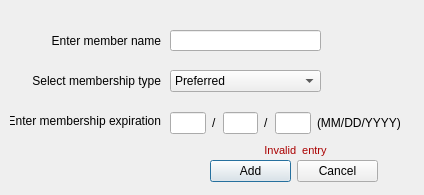
<?xml version="1.0" encoding="UTF-8"?>
<ui version="4.0">
 <class>AddMemberPopUp</class>
 <widget class="QDialog" name="AddMemberPopUp">
  <property name="geometry">
   <rect>
    <x>0</x>
    <y>0</y>
    <width>424</width>
    <height>195</height>
   </rect>
  </property>
  <property name="windowTitle">
   <string>Add Basic Member</string>
  </property>
  <widget class="QLabel" name="enterMemberNameLabel">
   <property name="geometry">
    <rect>
     <x>50</x>
     <y>30</y>
     <width>111</width>
     <height>21</height>
    </rect>
   </property>
   <property name="text">
    <string>Enter member name</string>
   </property>
   <property name="alignment">
    <set>Qt::AlignRight|Qt::AlignTrailing|Qt::AlignVCenter</set>
   </property>
  </widget>
  <widget class="QLineEdit" name="enterMemberNameLineEdit">
   <property name="geometry">
    <rect>
     <x>170</x>
     <y>30</y>
     <width>151</width>
     <height>21</height>
    </rect>
   </property>
  </widget>
  <widget class="QLabel" name="selectTypeLabel">
   <property name="geometry">
    <rect>
     <x>30</x>
     <y>70</y>
     <width>131</width>
     <height>21</height>
    </rect>
   </property>
   <property name="text">
    <string>Select membership type</string>
   </property>
   <property name="alignment">
    <set>Qt::AlignRight|Qt::AlignTrailing|Qt::AlignVCenter</set>
   </property>
  </widget>
  <widget class="QComboBox" name="selectTypeComboBox">
   <property name="geometry">
    <rect>
     <x>170</x>
     <y>70</y>
     <width>151</width>
     <height>22</height>
    </rect>
   </property>
   <item>
    <property name="text">
     <string>Preferred</string>
    </property>
   </item>
   <item>
    <property name="text">
     <string>Basic</string>
    </property>
   </item>
  </widget>
  <widget class="QWidget" name="layoutWidget">
   <property name="geometry">
    <rect>
     <x>210</x>
     <y>160</y>
     <width>168</width>
     <height>23</height>
    </rect>
   </property>
   <layout class="QHBoxLayout" name="horizontalLayout">
    <item>
     <widget class="QPushButton" name="addMemberPushButton">
      <property name="text">
       <string>Add</string>
      </property>
     </widget>
    </item>
    <item>
     <widget class="QPushButton" name="cancelAddMemberPushButton">
      <property name="text">
       <string>Cancel</string>
      </property>
     </widget>
    </item>
   </layout>
  </widget>
  <widget class="QLabel" name="enterMemberExpirationLabel">
   <property name="geometry">
    <rect>
     <x>10</x>
     <y>110</y>
     <width>151</width>
     <height>21</height>
    </rect>
   </property>
   <property name="text">
    <string>Enter membership expiration</string>
   </property>
   <property name="alignment">
    <set>Qt::AlignRight|Qt::AlignTrailing|Qt::AlignVCenter</set>
   </property>
  </widget>
  <widget class="QLabel" name="addMemberInvalidEntryLabel">
   <property name="geometry">
    <rect>
     <x>240</x>
     <y>140</y>
     <width>111</width>
     <height>21</height>
    </rect>
   </property>
   <property name="font">
    <font>
     <pointsize>8</pointsize>
    </font>
   </property>
   <property name="styleSheet">
    <string notr="true">color: rgb(170, 0, 0);</string>
   </property>
   <property name="text">
    <string>Invalid  entry</string>
   </property>
   <property name="alignment">
    <set>Qt::AlignCenter</set>
   </property>
  </widget>
  <widget class="QWidget" name="layoutWidget">
   <property name="geometry">
    <rect>
     <x>170</x>
     <y>110</y>
     <width>231</width>
     <height>26</height>
    </rect>
   </property>
   <layout class="QHBoxLayout" name="horizontalLayout_3">
    <item>
     <layout class="QHBoxLayout" name="horizontalLayout_2">
      <item>
       <widget class="QLineEdit" name="enterMemberExpirationMonthLineEdit"/>
      </item>
      <item>
       <widget class="QLabel" name="slashLabel_1">
        <property name="font">
         <font>
          <pointsize>9</pointsize>
         </font>
        </property>
        <property name="text">
         <string>/</string>
        </property>
       </widget>
      </item>
      <item>
       <widget class="QLineEdit" name="enterMemberExpirationDayLineEdit"/>
      </item>
      <item>
       <widget class="QLabel" name="slashLabel_2">
        <property name="font">
         <font>
          <pointsize>9</pointsize>
         </font>
        </property>
        <property name="text">
         <string>/</string>
        </property>
       </widget>
      </item>
      <item>
       <widget class="QLineEdit" name="enterMemberExpirationYearLineEdit"/>
      </item>
     </layout>
    </item>
    <item>
     <widget class="QLabel" name="enterMemberExpirationFormatLabel">
      <property name="text">
       <string>(MM/DD/YYYY)</string>
      </property>
     </widget>
    </item>
   </layout>
  </widget>
 </widget>
 <tabstops>
  <tabstop>enterMemberNameLineEdit</tabstop>
  <tabstop>selectTypeComboBox</tabstop>
  <tabstop>enterMemberExpirationMonthLineEdit</tabstop>
  <tabstop>enterMemberExpirationDayLineEdit</tabstop>
  <tabstop>enterMemberExpirationYearLineEdit</tabstop>
  <tabstop>addMemberPushButton</tabstop>
  <tabstop>cancelAddMemberPushButton</tabstop>
 </tabstops>
 <resources/>
 <connections/>
</ui>
